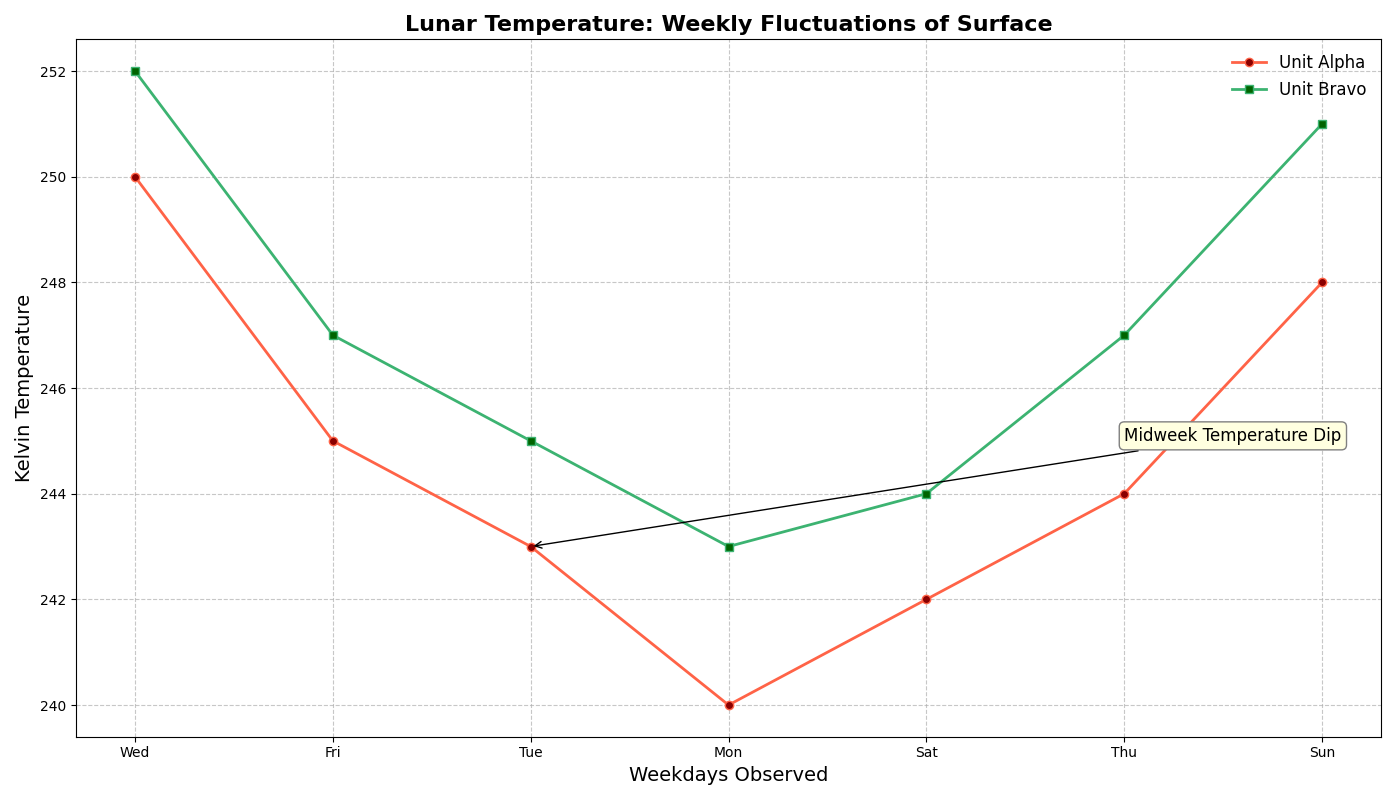

Python code for this plot:
import matplotlib.pyplot as plt
import numpy as np

# Data setup
days = np.array(['Wed', 'Fri', 'Tue', 'Mon', 'Sat', 'Thu', 'Sun'])
probe_A = np.array([250, 245, 243, 240, 242, 244, 248])
probe_B = np.array([252, 247, 245, 243, 244, 247, 251])

fig, ax1 = plt.subplots(figsize=(14, 8))

# Plot data for two lunar probes
ax1.plot(days, probe_A, '-o', label='Unit Alpha', color='tomato', markersize=6, linewidth=2, markerfacecolor='darkred')
ax1.plot(days, probe_B, '-s', label='Unit Bravo', color='mediumseagreen', markersize=6, linewidth=2, markerfacecolor='darkgreen')

# Annotate a significant observation
ax1.annotate('Midweek Temperature Dip', 
             xy=('Tue', 243), 
             xytext=('Thu', 245), 
             arrowprops=dict(arrowstyle='->', color='black'),
             fontsize=12, 
             bbox=dict(boxstyle="round,pad=0.3", edgecolor='gray', facecolor='lightyellow'))

# Customize the main plot
ax1.set_title('Lunar Temperature: Weekly Fluctuations of Surface', fontsize=16, fontweight='bold', loc='center')
ax1.set_xlabel('Weekdays Observed', fontsize=14)
ax1.set_ylabel('Kelvin Temperature', fontsize=14)
ax1.set_xticks(np.arange(len(days)))
ax1.set_xticklabels(days)
ax1.grid(True, linestyle='--', alpha=0.7)
ax1.legend(loc='upper right', fontsize=12, frameon=False)

plt.tight_layout()
plt.show()
